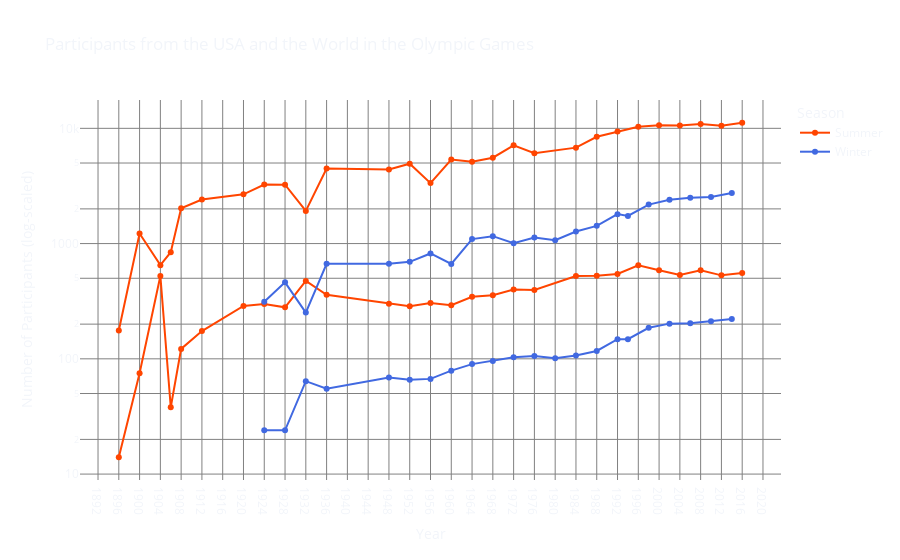

Notebook cell for this chart:
### Code cell
fig = plot_participants()
fig.show()

### Figure 1 — Plotly figure (JSON) as saved in the notebook; plotly's stock layout.template omitted (floating-point values rounded to 4 significant figures)
{"data": [{"hovertemplate": "Season=Summer<br>Participants=Participants from USA<br>Year=%{x}<br>Number of Participants (log-scaled)=%{y}<extra></extra>", "legendgroup": "Summer", "line": {"color": "OrangeRed", "dash": "solid"}, "marker": {"symbol": "circle"}, "mode": "lines+markers", "name": "Summer", "orientation": "v", "showlegend": true, "type": "scatter", "x": [1896, 1900, 1904, 1906, 1908, 1912, 1920, 1924, 1928, 1932, 1936, 1948, 1952, 1956, 1960, 1964, 1968, 1972, 1976, 1984, 1988, 1992, 1996, 2000, 2004, 2008, 2012, 2016], "xaxis": "x", "y": [14, 75, 524, 38, 122, 174, 288, 299, 280, 474, 359, 300, 286, 305, 292, 346, 357, 400, 396, 522, 527, 545, 648, 586, 533, 588, 530, 555], "yaxis": "y"}, {"hovertemplate": "Season=Summer<br>Participants=Total Number of Participants<br>Year=%{x}<br>Number of Participants (log-scaled)=%{y}<extra></extra>", "legendgroup": "Summer", "line": {"color": "OrangeRed", "dash": "solid"}, "marker": {"symbol": "circle"}, "mode": "lines+markers", "name": "Summer", "orientation": "v", "showlegend": false, "type": "scatter", "x": [1896, 1900, 1904, 1906, 1908, 1912, 1920, 1924, 1928, 1932, 1936, 1948, 1952, 1956, 1960, 1964, 1968, 1972, 1976, 1984, 1988, 1992, 1996, 2000, 2004, 2008, 2012, 2016], "xaxis": "x", "y": [176, 1224, 650, 841, 2024, 2409, 2676, 3256, 3247, 1922, 4484, 4402, 4932, 3347, 5352, 5137, 5558, 7114, 6073, 6798, 8454, 9386, 10339, 10647, 10557, 10899, 10517, 11179], "yaxis": "y"}, {"hovertemplate": "Season=Winter<br>Participants=Participants from USA<br>Year=%{x}<br>Number of Participants (log-scaled)=%{y}<extra></extra>", "legendgroup": "Winter", "line": {"color": "RoyalBlue", "dash": "solid"}, "marker": {"symbol": "circle"}, "mode": "lines+markers", "name": "Winter", "orientation": "v", "showlegend": true, "type": "scatter", "x": [1924, 1928, 1932, 1936, 1948, 1952, 1956, 1960, 1964, 1968, 1972, 1976, 1980, 1984, 1988, 1992, 1994, 1998, 2002, 2006, 2010, 2014], "xaxis": "x", "y": [24, 24, 64, 55, 69, 66, 67, 79, 90, 96, 103, 106, 101, 107, 117, 148, 148, 186, 202, 204, 212, 222], "yaxis": "y"}, {"hovertemplate": "Season=Winter<br>Participants=Total Number of Participants<br>Year=%{x}<br>Number of Participants (log-scaled)=%{y}<extra></extra>", "legendgroup": "Winter", "line": {"color": "RoyalBlue", "dash": "solid"}, "marker": {"symbol": "circle"}, "mode": "lines+markers", "name": "Winter", "orientation": "v", "showlegend": false, "type": "scatter", "x": [1924, 1928, 1932, 1936, 1948, 1952, 1956, 1960, 1964, 1968, 1972, 1976, 1980, 1984, 1988, 1992, 1994, 1998, 2002, 2006, 2010, 2014], "xaxis": "x", "y": [313, 461, 252, 668, 668, 694, 821, 665, 1094, 1160, 1008, 1128, 1071, 1273, 1425, 1801, 1738, 2179, 2399, 2494, 2536, 2745], "yaxis": "y"}], "layout": {"legend": {"title": {"text": "Season"}, "tracegroupgap": 0}, "paper_bgcolor": "rgba(0, 0, 0, 0)", "plot_bgcolor": "rgba(0, 0, 0, 0)", "title": {"text": "Participants from the USA and the World in the Olympic Games"}, "xaxis": {"anchor": "y", "domain": [0, 1], "dtick": 4, "gridcolor": "gray", "tick0": 0, "tickmode": "linear", "title": {"text": "Year"}, "zerolinecolor": "gray"}, "yaxis": {"anchor": "x", "domain": [0, 1], "gridcolor": "gray", "title": {"text": "Number of Participants (log-scaled)"}, "type": "log", "zerolinecolor": "gray"}}}
